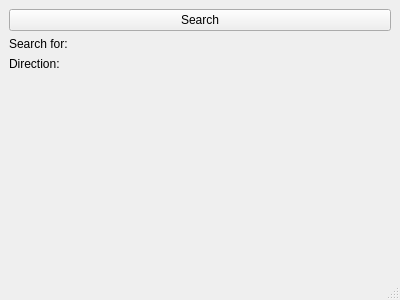
<?xml version="1.0" encoding="UTF-8"?>
<ui version="4.0">
 <class>MyWindow</class>
 <widget class="QMainWindow" name="MyWindow">
  <property name="geometry">
   <rect>
    <x>0</x>
    <y>0</y>
    <width>400</width>
    <height>300</height>
   </rect>
  </property>
  <property name="windowTitle">
   <string>MyWindow</string>
  </property>
  <widget class="QWidget" name="centralwidget">
   <layout class="QVBoxLayout" name="verticalLayout">
    <item>
     <widget class="QPushButton" name="searchButton">
      <property name="text">
       <string>Search</string>
      </property>
     </widget>
    </item>
    <item>
     <layout class="QHBoxLayout" name="horizontalLayout">
      <item>
       <widget class="QLabel" name="label">
        <property name="text">
         <string>Search for:</string>
        </property>
       </widget>
      </item>
      <item>
       <widget class="QLabel" name="searchLabel">
        <property name="text">
         <string/>
        </property>
       </widget>
      </item>
     </layout>
    </item>
    <item>
     <layout class="QHBoxLayout" name="horizontalLayout_2">
      <item>
       <widget class="QLabel" name="label_2">
        <property name="text">
         <string>Direction:</string>
        </property>
       </widget>
      </item>
      <item>
       <widget class="QLabel" name="dirLabel">
        <property name="text">
         <string/>
        </property>
       </widget>
      </item>
     </layout>
    </item>
    <item>
     <spacer name="verticalSpacer">
      <property name="orientation">
       <enum>Qt::Vertical</enum>
      </property>
      <property name="sizeHint" stdset="0">
       <size>
        <width>20</width>
        <height>139</height>
       </size>
      </property>
     </spacer>
    </item>
   </layout>
  </widget>
  <widget class="QMenuBar" name="menubar">
   <property name="geometry">
    <rect>
     <x>0</x>
     <y>0</y>
     <width>400</width>
     <height>26</height>
    </rect>
   </property>
  </widget>
  <widget class="QStatusBar" name="statusbar"/>
 </widget>
 <resources/>
 <connections/>
</ui>
